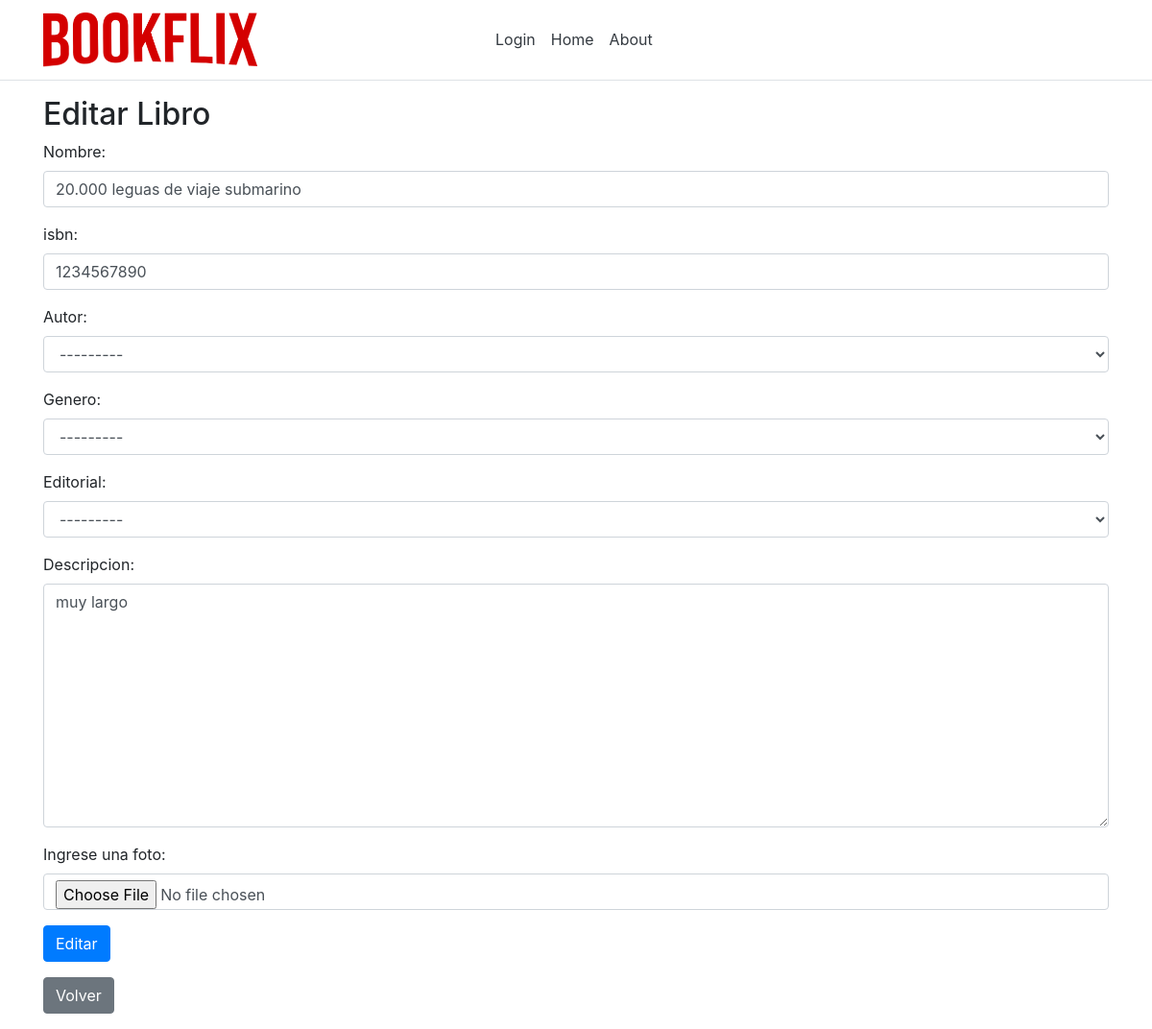
The app's page /editBook/1 (signed in) with its own data.
### app/models.py (models this page shows, shortened)
class Libro(models.Model):
    id = models.AutoField(primary_key=True)
    nombre = models.CharField(max_length=50)
    isbn = models.IntegerField()
    idAutor = models.ForeignKey(Autor,on_delete=models.CASCADE,null=True)
    idGenero = models.ForeignKey(Genero,on_delete=models.CASCADE,null=True)
    idEditorial = models.ForeignKey(Editorial,on_delete=models.CASCADE,null=True)
    descripcion = models.CharField(max_length=255)
    foto = models.ImageField(upload_to='images/',null=True)
    vistos = models.IntegerField(null=True, default=0)
    ultimoCapitulo = models.BooleanField(default=False)

class Autor(models.Model):
    id = models.AutoField(primary_key=True)
    nombre = models.CharField(max_length=50,unique=True)
    def __str__(self):
        return self.nombre

class Genero(models.Model):
    id = models.AutoField(primary_key=True)
    nombre = models.CharField(max_length=50,unique=True)
    def __str__(self):
        return self.nombre

class Editorial(models.Model):
    id = models.AutoField(primary_key=True)
    nombre = models.CharField(max_length=50,unique=True)
    def __str__(self):
        return self.nombre

### app/views.py (the view)
# urls.py: path('editBook/<int:libro_id>', views.editBook),
def editBook(request, libro_id):
    instancia = Libro.objects.get(id=libro_id)
    form = LibroForm(instance=instancia)
    if request.method == "POST":
        form = LibroForm(request.POST,request.FILES, instance=instancia)
        if form.is_valid():
            instancia = form.save(commit=False)
            instancia.save()
            return redirect('/listBooks')
    return render(request, "admin/editBook.html", {'form': form})

### app/forms.py (shortened to what this page needs)
class LibroForm(forms.ModelForm):
    class Meta:
        model = Libro
        fields = ['nombre','isbn','idAutor','idGenero','idEditorial','descripcion','foto']
        labels = {
            'nombre' : 'Nombre',
            'isbn' : 'isbn',
            'idAutor' : 'Autor',
            'idGenero' : 'Genero',
            'idEditorial' : 'Editorial',
            'descripcion' : 'Descripcion',
            'foto' : 'Ingrese una foto'
        }
        widgets = {
            'nombre' : forms.TextInput(attrs={'class':'form-control'}),
            'isbn' : forms.NumberInput(attrs={'class':'form-control'}),
            'idAutor' : forms.Select(attrs={'class':'form-control'}),
            'idGenero' : forms.Select(attrs={'class':'form-control'}),
            'idEditorial' : forms.Select(attrs={'class':'form-control'}),
            'descripcion' : forms.Textarea(attrs={'class':'form-control'}),
            'foto' : forms.FileInput(attrs={'class':'form-control','required':'false','blank':'true'})
        }

### app/models.py (called while the page is built)
    @property
    def is_active(self):
        return self.active

    @property
    def is_superuser(self):
        return self.superuser

### app/templates/admin/editBook.html (shortened to what this page needs)
{% extends 'default/layout.html' %}
{% block admin %}
<h2>Editar Libro</h2>
<form method="POST">
    {{ form.as_p }}
    <button class="btn btn-primary" type="submit">Editar</button>
 </form>
<form method="get" action="/listBooks">
    <button class="btn btn-secondary" type="submit">Volver</button>
  </form>
{% endblock %}

### records on screen
Libro: nombre "20.000 leguas de viaje submarino", isbn "1234567890", idAutor "---------", idGenero "---------", idEditorial "---------", descripcion "muy largo"
